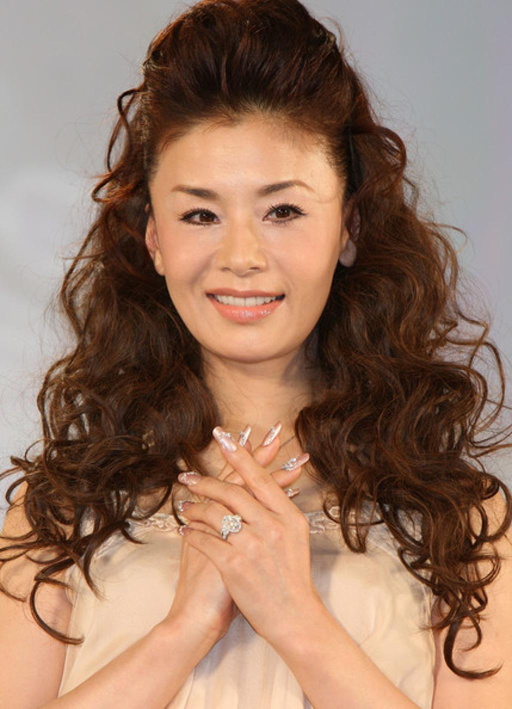
#> input picture test_images/1000.jpg, 1024 x 1418 px (shown at 1/2 size)
$ python FaceDetector.py test_images
#> lines starting #> are read from the running program, lines starting #| are printed output that depends on the picture
import numpy as np
import cv2
import glob
import math
from tqdm import tqdm
from sklearn.feature_selection import VarianceThreshold, SelectKBest
from sklearn.metrics import confusion_matrix
import pickle
import os
import json
import sys


def read(name): # default to read gray scale image
#> called with name = 'test_images/1000.jpg'
    return cv2.imread(name,cv2.IMREAD_GRAYSCALE)
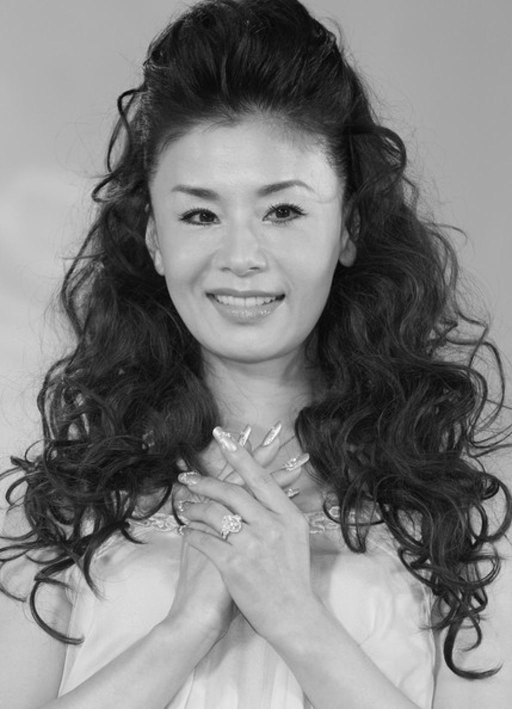
#> returned value: shape (1418, 1024) (shown at 1/2 size); min 0, max 255, mean 127.3

# [39 lines left out: functions display, read_elip_coord, convert_ellipse_to_rect, resize, not called in this run]

def normalize(img):
    return (img-img.mean())/(img.std()+1e-7)

def compute_integral_image(img):
    S = img
    for i in range(S.ndim):
        S = np.cumsum(S,axis = i)
    return S

# [58 lines left out: functions compute_feature_using_integral, read_file, create_face_dataset, not called in this run]

def generate_json(list_img):
    json_list = [] #each element is a dictionary, {"iname": "1.jpg", "bbox": [1, 2, 3 ,5]}

    # initialize model
    model = ViolaJone(17)
    model.load('Model_Files/trained_cascade_low_fp')

    for image in tqdm(list_img):
        iname = os.path.basename(image)
        img = read(image)
        coord = model.detect(img)
#> after the loop in get_sliding_window, `for window_size in [1000,900,800,650,500,400,300,200,100,50]:`: sliding_window = 2862 items
#> the loop in detect, `for patch,x,y,window_size in sliding_window:` made 2862 passes
#> (x, y, window_size) on passes 1 to 3: (0, 0, 1000), (0, 0, 900), (450, 0, 900)
#> coord = 2862 items
        for (c, r), (c_w, r_w) in coord:
            element = {"iname": iname, "bbox": [c, r, c_w, r_w]}
            json_list.append(element)
#> this loop made 2862 passes
#> (c, r, c_w, r_w, element) on passes 1 to 3: (0, 0, 1000, 1000, {'iname': '1000.jpg', 'bbox': [0, 0, 1000, 1000]}), (0, 0, 900, 900, {'iname': '1000.jpg', 'bbox': [0, 0, 900, 900]}), (0, 450, 900, 900, {'iname': '1000.jpg', 'bbox': [0, 450, 900, 900]})
#> after the loop, json_list = 2862 items
#> pass 2 of the loop in generate_json, `for image in tqdm(list_img):`:
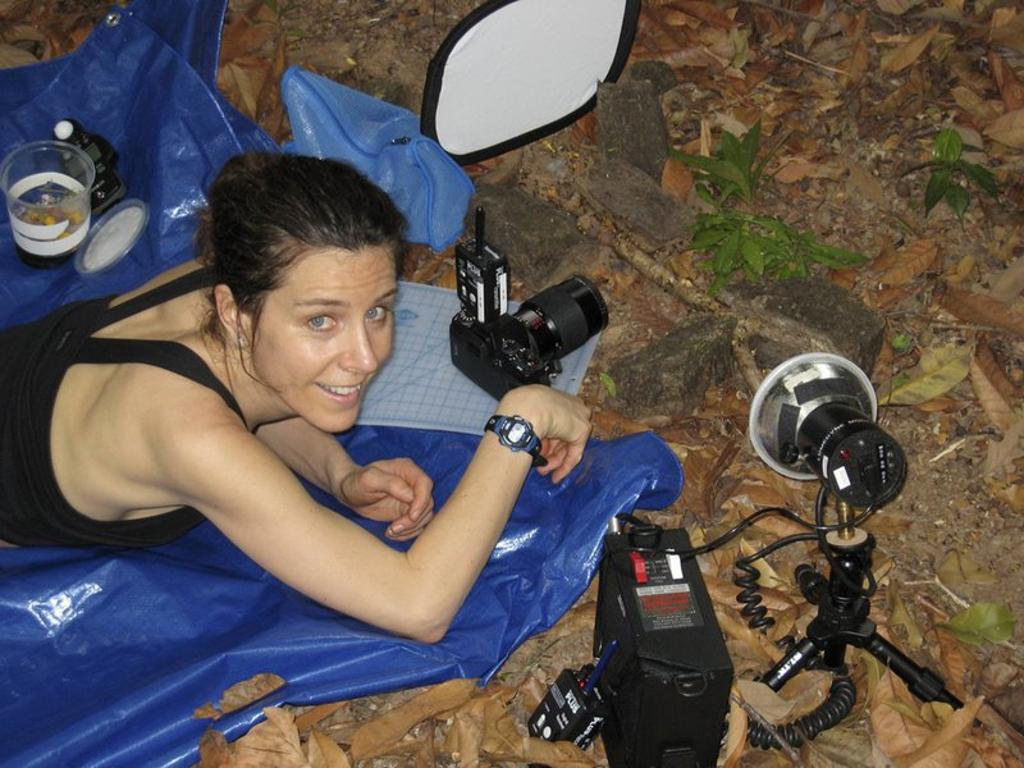
#> input picture test_images/730.jpg, 1024 x 768 px
#> in read (call 2), `return cv2.imread(name,cv2.IMREAD_GRAYSCALE)`:
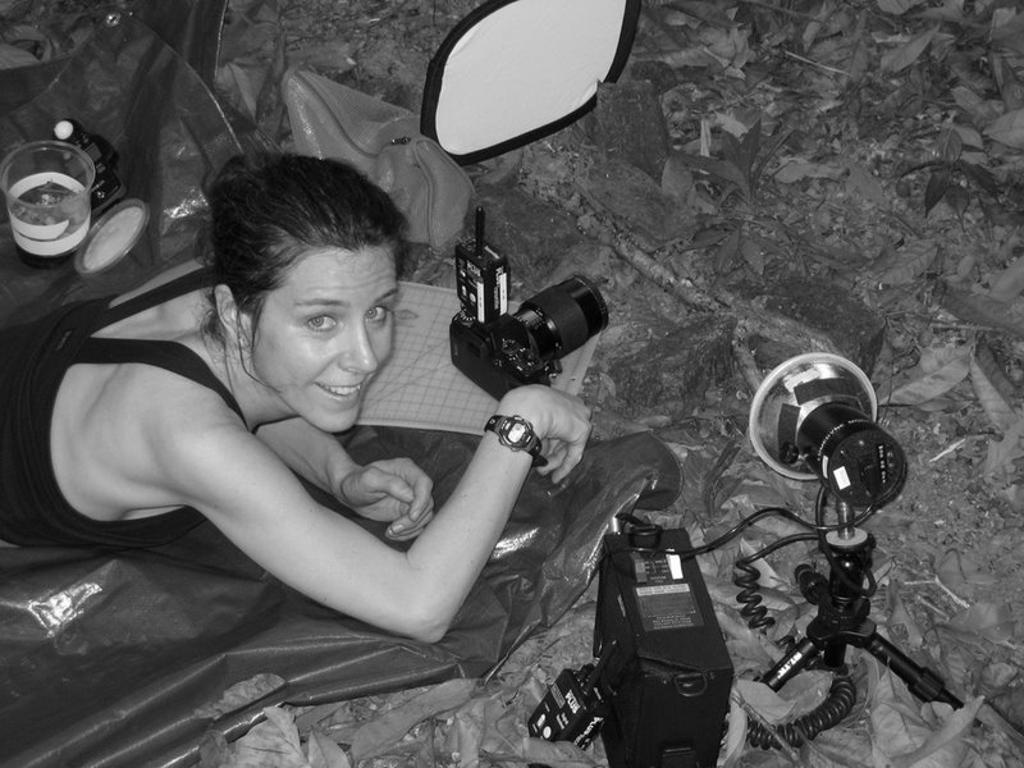
#> returned value: shape (768, 1024); min 0, max 255, mean 86.8
#> the loop in detect (call 2), `for patch,x,y,window_size in sliding_window:` made 1487 passes
#> (x, y, window_size) on passes 1 to 3: (0, 0, 650), (0, 325, 650), (0, 0, 500)
#> in generate_json, `coord = model.detect(img)`: coord = 1487 items
#> the loop in generate_json, `for (c, r), (c_w, r_w) in coord:` made 1487 passes
#> (c, r, c_w, r_w, element) on passes 1 to 3: (0, 0, 650, 650, {'iname': '730.jpg', 'bbox': [0, 0, 650, 650]}), (325, 0, 650, 650, {'iname': '730.jpg', 'bbox': [325, 0, 650, 650]}), (0, 0, 500, 500, {'iname': '730.jpg', 'bbox': [0, 0, 500, 500]})
#> after the loop in generate_json, `for (c, r), (c_w, r_w) in coord:`: json_list = 4349 items

    #the result json file name
    output_json = "results.json"

    #dump json_list to result.json
    with open(output_json, 'w') as f:
        json.dump(json_list, f)


class AdaBoost:
    # [101 lines left out: functions __init__, weak_learner, fit, not called in this run]

    def decrease_threshold(self):
        self.threshold-=0.01

    # [6 lines left out: function predict, not called in this run]

    def save(self, name):
        with open(name, 'wb') as f:
            pickle.dump((self.weak_clf,self.threshold), f)

    # [4 lines left out: function load, not called in this run]


class ViolaJone:
    def __init__(self,size):
        self.size = size
        self.create_haar_feature()
        self.layer = [] # list of layers, each is a AdaBoosted classifier

    def create_haar_feature(self):
        # create two rectangle feature
        self.feature = []
        list_coord = [(x,y) for x in range(self.size) for y in range(self.size)]
        for x,y in list_coord:
            for h in range(1,self.size):
                for w in range(1,self.size):
                    if x+h >=self.size or y+w>=self.size:
                        continue
                    current = ((x,y),(x+h,y+w))
                    if x+2*h+1<self.size:
                        down = ((x+h+1,y),(x+2*h+1,y+w))
                        self.feature.append(([current],[down]))
                        self.feature.append(([down],[current]))
                    if y+2*w+1<self.size:
                        right = ((x,y+w+1),(x+h,y+2*w+1))
                        self.feature.append(([current],[right]))
                        self.feature.append(([right],[current]))

                    if x+3*h+2<self.size:
                        downdown = ((x+2*h+2,y),(x+3*h+2,y+w))
                        self.feature.append(([current,downdown],[down]))
                        self.feature.append(([down],[current,downdown]))
                    if y+3*w+2<self.size:
                        rightright = ((x,y+2*w+2),(x+h,y+3*w+2))
                        self.feature.append(([current, rightright], [right]))
                        self.feature.append(([right], [current, rightright]))
                    if x+2*h+1<self.size and y+2*w+1<self.size:
                        downright = ((x+h+1,y+w+1),(x+2*h+1,y+2*w+1))
                        self.feature.append(([current,downright],[right,down] ))
                        self.feature.append(([right,down],[current,downright]))

    # [78 lines left out: functions compute_feature, prelim_feature_selection_sklearn, choose_feature_w_mask, fit, not called in this run]


    def load(self,name):
        list_ada = glob.glob(name+'/save_*.pkl')
        self.layer = []
        for saved in list_ada:
            ada = AdaBoost()
            ada.load(saved)
            self.layer.append(ada)

    # [4 lines left out: function save, not called in this run]

    def predict(self,X):
        """
        :param X: An integral image
        :return: The prediction if face or not (1 or 0)
        """
        for ada in self.layer:
            pred = ada.predict(X)
            if pred<=0:
                return 0
        return 1

    def get_sliding_window(self,img):
        sliding_window = []
        H,W = img.shape
        for window_size in [1000,900,800,650,500,400,300,200,100,50]:
            for x in range(int(2*H/window_size)):
                for y in range(int(2*W/window_size)):
                    xx = x*int(window_size/2)
                    yy = y*int(window_size/2)
                    if xx+window_size<H and yy+window_size<W:
                        sliding_window.append( (np.copy(img[xx:(xx+window_size),
                                                        yy:(yy+window_size)]),
                                        xx,yy,window_size) )
        return sliding_window

    def detect(self,img):
        coord = []
        sliding_window = self.get_sliding_window(img)
        for patch,x,y,window_size in sliding_window:
            patch = cv2.resize(patch,(self.size,self.size))
            patch = normalize(patch)
            patch = compute_integral_image(patch)
            pred = self.predict(patch)
            if pred >0:
                coord.append(((y,x) ,(window_size,window_size) ))
        return coord


def main():
    directory = sys.argv[1]
    list_img= glob.glob(os.path.join(directory,'*.jpg'))
    generate_json(list_img)


if __name__ == '__main__':
    main()
